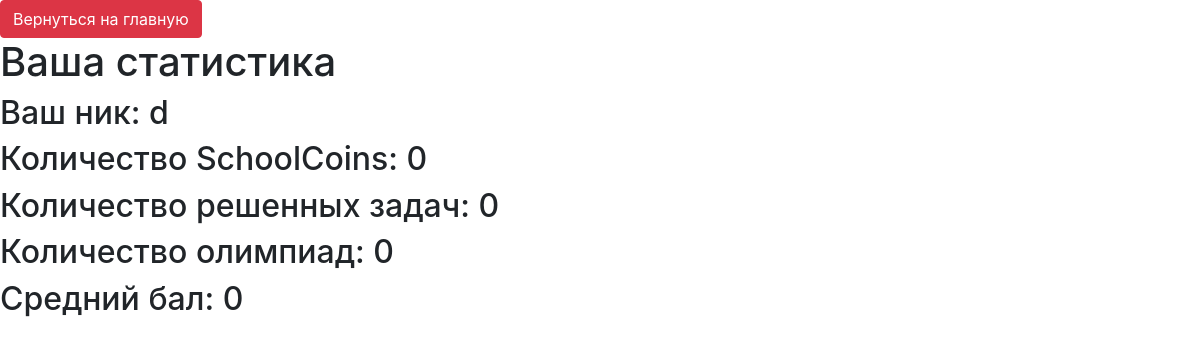
The page /account/ (signed in) on the database its author committed.
### data/users.py (models this page shows, shortened)
class User(SqlAlchemyBase, UserMixin):
    __tablename__ = 'users'
    id = sqlalchemy.Column(sqlalchemy.Integer,
                           primary_key=True, autoincrement=True)
    name = sqlalchemy.Column(sqlalchemy.String, nullable=True)
    schoolcoins = sqlalchemy.Column(sqlalchemy.Integer, default=0, nullable=False)
    numberoftasks = sqlalchemy.Column(sqlalchemy.Integer, default=0, nullable=False)
    olimps = sqlalchemy.Column(sqlalchemy.Integer, default=0, nullable=False)
    averagemark = sqlalchemy.Column(sqlalchemy.Integer, default=0, nullable=False)
    about = sqlalchemy.Column(sqlalchemy.String, nullable=True)
    email = sqlalchemy.Column(sqlalchemy.String,
                              index=True, unique=True, nullable=True)
    hashed_password = sqlalchemy.Column(sqlalchemy.String, nullable=True)
    answer = sqlalchemy.Column(sqlalchemy.Integer, default=0, nullable=False)
    created_date = sqlalchemy.Column(sqlalchemy.DateTime,
                                     default=datetime.datetime.now)
    news = orm.relation("News", back_populates='user')
    tasks = orm.relation("Tasks", back_populates='user')
    vacancys = orm.relation("Vacancys", back_populates='user')

### main.py (the view)
@app.route('/account/', methods=['GET'])
@login_required
def account():
    return render_template('account.html')

### data/db_session.py (called while the page is built)
def create_session() -> Session:
    global __factory
    return __factory()

### main.py (called while the page is built)
@login_manager.user_loader
def load_user(user_id):
    session = db_session.create_session()
    return session.query(User).get(user_id)

### templates/account.html (shortened to what this page needs)
<!doctype html>
                    <a href="/" class="btn btn-danger">Вернуться на главную</a>
                    <html lang="en">
                      <head>
                        <link rel="stylesheet"
                        href="https://stackpath.bootstrapcdn.com/bootstrap/4.4.1/css/bootstrap.min.css"
>
                      </head>
                      <body>
                        <h1>Ваша статистика</h1>
                        <h2>Ваш ник: {{current_user.name}}</h2>
                        <h2>Количество SchoolCoins: {{current_user.schoolcoins}}</h2>
                        <h2>Количество решенных задач: {{current_user.numberoftasks}}</h2>
                        <h2>Количество олимпиад: {{current_user.olimps}}</h2>
                        <h2>Средний бал: {{current_user.averagemark}}</h2>
                      </body>
                    </html>

### templates/account.html (style rules this page uses)
body { background: #c7b39b url(http://oy07.narod.ru/img/f6.jpg); background-size: 100%; color: #fff; }

### rows shown on the page
User: name "d", schoolcoins "0", numberoftasks "0", olimps "0", averagemark "0"
